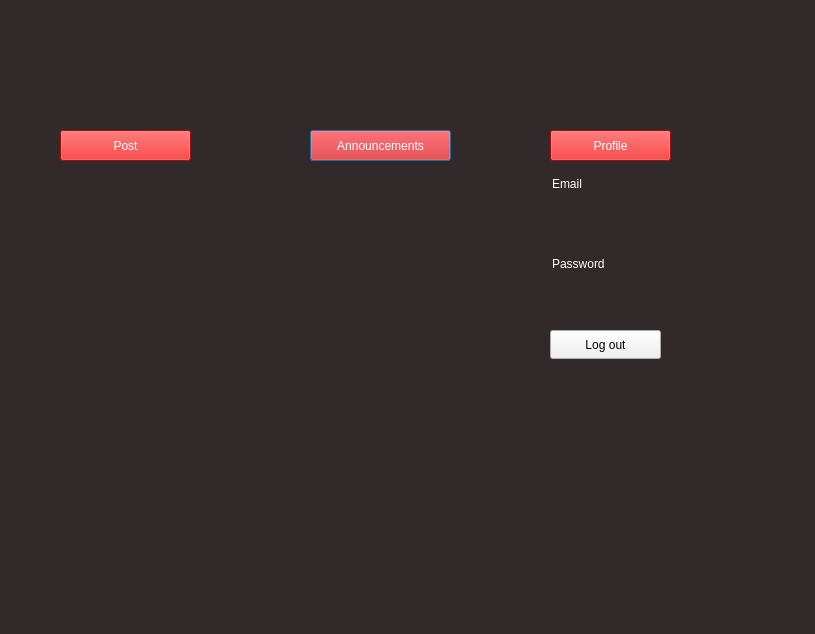
<?xml version="1.0" encoding="UTF-8"?>
<ui version="4.0">
 <class>Dialog</class>
 <widget class="QDialog" name="Dialog">
  <property name="geometry">
   <rect>
    <x>0</x>
    <y>0</y>
    <width>815</width>
    <height>634</height>
   </rect>
  </property>
  <property name="windowTitle">
   <string>Dialog</string>
  </property>
  <property name="styleSheet">
   <string notr="true">QDialog
{
	background-color:#322a2a;
}</string>
  </property>
  <widget class="QPushButton" name="pushButton">
   <property name="geometry">
    <rect>
     <x>310</x>
     <y>130</y>
     <width>141</width>
     <height>31</height>
    </rect>
   </property>
   <property name="styleSheet">
    <string notr="true">QPushButton
{
	background-color:#dc1313;
	color:white;
	font: 700 10pt &quot;Segoe UI&quot;;
}</string>
   </property>
   <property name="text">
    <string>Announcements</string>
   </property>
  </widget>
  <widget class="QPushButton" name="pushButton_2">
   <property name="geometry">
    <rect>
     <x>60</x>
     <y>130</y>
     <width>131</width>
     <height>31</height>
    </rect>
   </property>
   <property name="styleSheet">
    <string notr="true">QPushButton
{
	background-color:#dc1313;
	color:white;
	font: 700 10pt &quot;Segoe UI&quot;;
}</string>
   </property>
   <property name="text">
    <string>Post</string>
   </property>
  </widget>
  <widget class="QPushButton" name="pushButton_3">
   <property name="geometry">
    <rect>
     <x>550</x>
     <y>130</y>
     <width>121</width>
     <height>31</height>
    </rect>
   </property>
   <property name="styleSheet">
    <string notr="true">QPushButton
{
	background-color:#dc1313;
	color:white;
	font: 700 10pt &quot;Segoe UI&quot;;
}</string>
   </property>
   <property name="text">
    <string>Profile</string>
   </property>
  </widget>
  <widget class="QLineEdit" name="lineEdit_2">
   <property name="geometry">
    <rect>
     <x>550</x>
     <y>210</y>
     <width>231</width>
     <height>28</height>
    </rect>
   </property>
   <property name="styleSheet">
    <string notr="true">QLineEdit
{
	background-color:transparent;
	color:white;
	border:0;
	font: 700 9pt &quot;Segoe UI&quot;;
}</string>
   </property>
   <property name="text">
    <string/>
   </property>
   <property name="readOnly">
    <bool>true</bool>
   </property>
  </widget>
  <widget class="QLineEdit" name="lineEdit_3">
   <property name="geometry">
    <rect>
     <x>550</x>
     <y>290</y>
     <width>113</width>
     <height>28</height>
    </rect>
   </property>
   <property name="styleSheet">
    <string notr="true">QLineEdit
{
	background-color:transparent;
	color:white;
	border:0;
	font: 700 9pt &quot;Segoe UI&quot;;
}</string>
   </property>
   <property name="readOnly">
    <bool>true</bool>
   </property>
  </widget>
  <widget class="QPushButton" name="pushButton_4">
   <property name="geometry">
    <rect>
     <x>550</x>
     <y>330</y>
     <width>111</width>
     <height>29</height>
    </rect>
   </property>
   <property name="text">
    <string>Log out</string>
   </property>
  </widget>
  <widget class="QLineEdit" name="lineEdit_4">
   <property name="geometry">
    <rect>
     <x>550</x>
     <y>170</y>
     <width>113</width>
     <height>28</height>
    </rect>
   </property>
   <property name="styleSheet">
    <string notr="true">QLineEdit
{
	background-color:transparent;
	color:white;
	border:0;
	font: 700 11pt &quot;Segoe UI&quot;;
}</string>
   </property>
   <property name="text">
    <string>Email</string>
   </property>
   <property name="readOnly">
    <bool>true</bool>
   </property>
  </widget>
  <widget class="QLineEdit" name="lineEdit_5">
   <property name="geometry">
    <rect>
     <x>550</x>
     <y>250</y>
     <width>231</width>
     <height>28</height>
    </rect>
   </property>
   <property name="styleSheet">
    <string notr="true">QLineEdit
{
	background-color:transparent;
	color:white;
	border:0;
	font: 700 11pt &quot;Segoe UI&quot;;
}</string>
   </property>
   <property name="text">
    <string>Password</string>
   </property>
   <property name="readOnly">
    <bool>true</bool>
   </property>
  </widget>
 </widget>
 <resources/>
 <connections/>
</ui>
